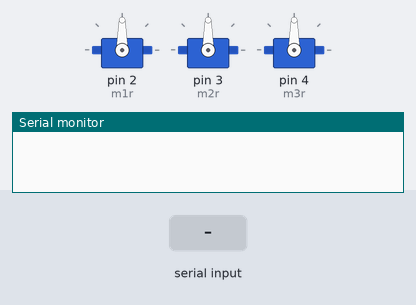
The sketch below on a simulated Arduino Uno, built with avr-gcc and run on an emulated ATmega328P. On the bench: 3 × servo, the last lines printed to the serial monitor. Inputs (shaded band) come from the test bench.

Above: at 1.2 s.
1.3 s: "2" received over Serial
At 2.2 s:
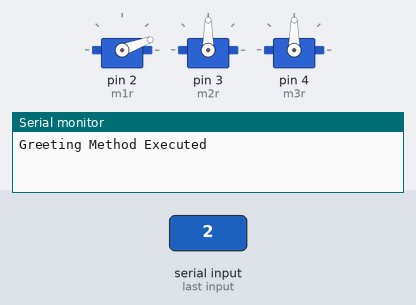
4.3 s: "1" received over Serial
At 4.7 s:
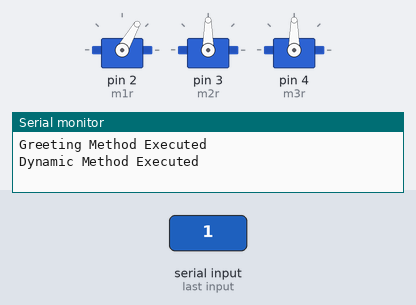
At 9.7 s:
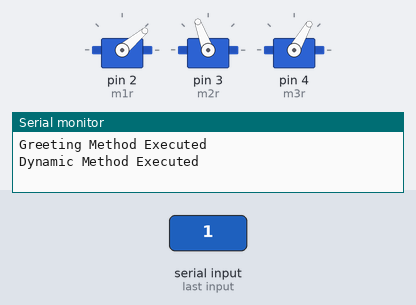
Timing chart, 0 to 20.8 s (numbered marks = the images above; inputs shaded):
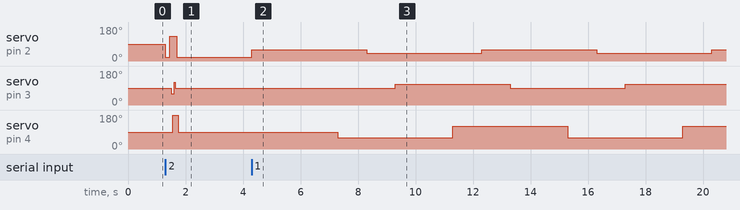

The sketch:

arm_wave_hand.ino
```cpp
#include <Servo.h>
Servo m1r;
Servo m2r;
Servo m3r;

void setup() {
  Serial.begin(9600);

  m1r.attach(2);
  m2r.attach(3);
  m3r.attach(4);
}

void loop() {
if(Serial.available()){
 switch (Serial.read()) {
      default:
              {
                Serial.println("Normal Method Executed");
                m1r.write(20);
                delay(50);
                m2r.write(90);
                delay(50);
                m3r.write(90);
                delay(50);
                break;
              }
      case '1':
              {//Talking state
                while(1){
                  Serial.println("Dynamic Method Executed");
                  m1r.write(60);
                  delay(1000);
                  m2r.write(90);
                  delay(2000);
                  m3r.write(60);
                  delay(1000);
                  //reverse
                  m1r.write(40);
                  delay(1000);
                  m2r.write(110);
                  delay(2000);
                  m3r.write(120);
                  delay(1000);
                  }
                break;
              }
      case '2':
              {//greeting state
                Serial.println("Greeting Method Executed");
                m1r.write(20);
                delay(50);
                m2r.write(90);
                delay(50);
                m3r.write(90);
                delay(50);
                //left
                m1r.write(130);
                delay(50);
                m2r.write(60);
                delay(50);
                m3r.write(180);
                delay(50);
                //right
                m2r.write(120);
                delay(50);
                //normal
                m2r.write(90);
                delay(50);
                m1r.write(20);
                delay(50);
                m3r.write(90);
                delay(50);
                break;
               }
  }
 }
}
```

Measured:
- after the input at 1.3 s, servo on pin 2 (m1r): 90° → 20° at once, → 130° 0.15 s later, → 20° 0.25 s later; servo on pin 3 (m2r): 90° → 60° after 0.20 s, → 90° 0.10 s later; servo on pin 4 (m3r): 90° → 180° after 0.25 s, → 90° 0.20 s later
- after the input at 4.3 s, servo on pin 2 (m1r): alternates 60° for 4.0 s and 40° for 4.0 s, starting at once; servo on pin 3 (m2r): 90° → 110° after 5.0 s, → 90° 4.0 s later, → 110° 4.0 s later; servo on pin 4 (m3r): alternates 120° for 4.0 s and 60° for 4.0 s, starting after 3.0 s
